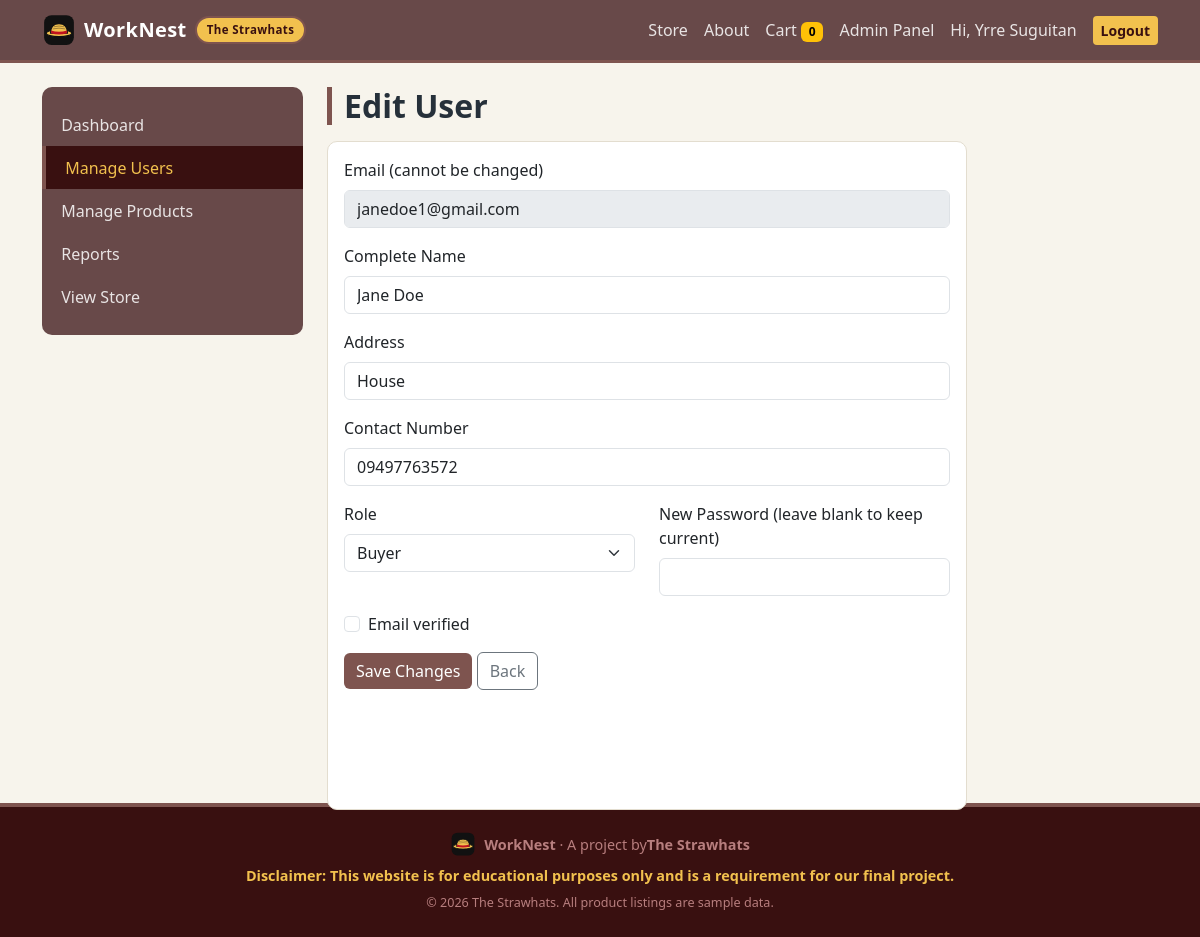
The app's page /admin/user_edit.php?id=5 (signed in) with its own data.
### tables this page shows
CREATE TABLE `users` (
  `id` int(11) NOT NULL,
  `full_name` varchar(100) NOT NULL,
  `email` varchar(100) NOT NULL,
  `password` varchar(255) NOT NULL,
  `address` varchar(255) NOT NULL,
  `contact_no` varchar(30) NOT NULL,
  `role` enum('admin','buyer') NOT NULL DEFAULT 'buyer',
  `is_verified` tinyint(1) NOT NULL DEFAULT 0,
  `verify_token` varchar(64) DEFAULT NULL,
  `created_at` timestamp NOT NULL DEFAULT current_timestamp()
);

### admin/user_edit.php (the view, shortened to what this page needs)
<?php
require_once '../includes/config.php';
$id = (int) $_GET['id'];
$stmt = mysqli_prepare($conn, 'SELECT * FROM users WHERE id = ?');
mysqli_stmt_bind_param($stmt, 'i', $id);
mysqli_stmt_execute($stmt);
$result = mysqli_stmt_get_result($stmt);
$user = mysqli_fetch_assoc($result);
require_once '../includes/header.php';
?>
<div class="container mt-4">
    <div class="row">
        <?php include 'sidebar.php'; ?>
        <div class="col-lg-9">
            <h2 class="wn-page-title mt-0">Edit User</h2>
            <div class="card wn-card p-3 mb-5" style="max-width:640px;">
                <form method="post" novalidate>
                    <div class="mb-3">
                        <label class="form-label">Email (cannot be changed)</label>
                        <input type="text" class="form-control" value="<?php echo htmlspecialchars($user['email']); ?>" disabled>
                    </div>
                    <div class="mb-3">
                        <label class="form-label">Complete Name</label>
                        <input type="text" name="full_name" class="form-control" value="<?php echo htmlspecialchars($user['full_name']); ?>" required>
                    </div>
                    <div class="mb-3">
                        <label class="form-label">Address</label>
                        <input type="text" name="address" class="form-control" value="<?php echo htmlspecialchars($user['address']); ?>" required>
                    </div>
                    <div class="mb-3">
                        <label class="form-label">Contact Number</label>
                        <input type="text" name="contact_no" class="form-control" value="<?php echo htmlspecialchars($user['contact_no']); ?>" required>
                    </div>
                    <div class="row">
                        <div class="col-md-6 mb-3">
                            <label class="form-label">Role</label>
                            <select name="role" class="form-select">
                                <option value="buyer" <?php if ($user['role'] === 'buyer') echo 'selected'; ?>>Buyer</option>
                            </select>
                        </div>
                        <div class="col-md-6 mb-3">
                            <label class="form-label">New Password (leave blank to keep current)</label>
                            <input type="password" name="new_password" class="form-control">
                        </div>
                    </div>
                    <div class="form-check mb-3">
                        <input type="checkbox" name="is_verified" id="is_verified" class="form-check-input"
                            <?php if ($user['is_verified']) echo 'checked'; ?>>
                        <label class="form-check-label" for="is_verified">Email verified</label>
                    </div>
                    <button type="submit" class="btn btn-wn">Save Changes</button>
                    <a href="users.php" class="btn btn-outline-secondary">Back</a>
                </form>
            </div>
        </div>
    </div>
</div>
<?php require_once '../includes/footer.php'; ?>

### assets/css/style.css (style rules this page uses)
:root { --wn-ink: #26303a; --wn-navy: #684949; --wn-navy-dark: #391010; --wn-red: #7e544f; --wn-red-dark: #9e0e19; --wn-amber: #f2c14e; --wn-bg: #f7f4ec; --wn-border: #e3ddcf; }
body { background-color: var(--wn-bg); color: var(--wn-ink); font-family: "Segoe UI", system-ui, -apple-system, Arial, sans-serif; display: flex; flex-direction: column; min-height: 100vh; }
.wn-page-title { border-left: 5px solid var(--wn-red); padding-left: 12px; margin: 1.5rem 0 1rem; font-weight: 700; }
.wn-card { border: 1px solid var(--wn-border); border-radius: 10px; transition: box-shadow 0.15s ease, transform 0.15s ease; height: 100%; }
.btn-wn { background-color: var(--wn-red); color: #fff; border: none; }

### records on screen
users: email "janedoe1@gmail.com", full_name "Jane Doe", address "House", contact_no "09497763572", role "Buyer"

### other values on screen
cart_count() "0"
$_SESSION['full_name'] "Yrre Suguitan"
